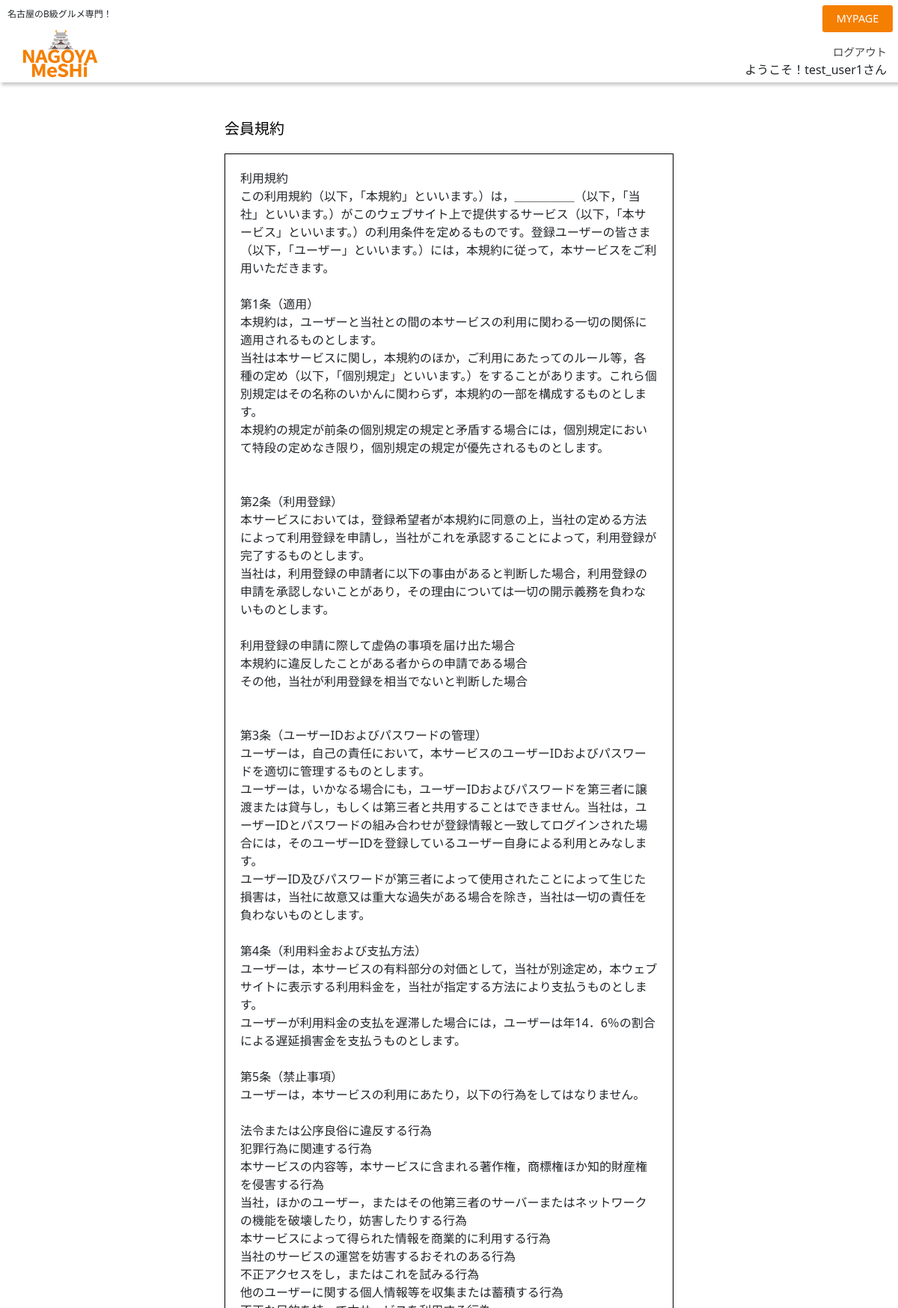
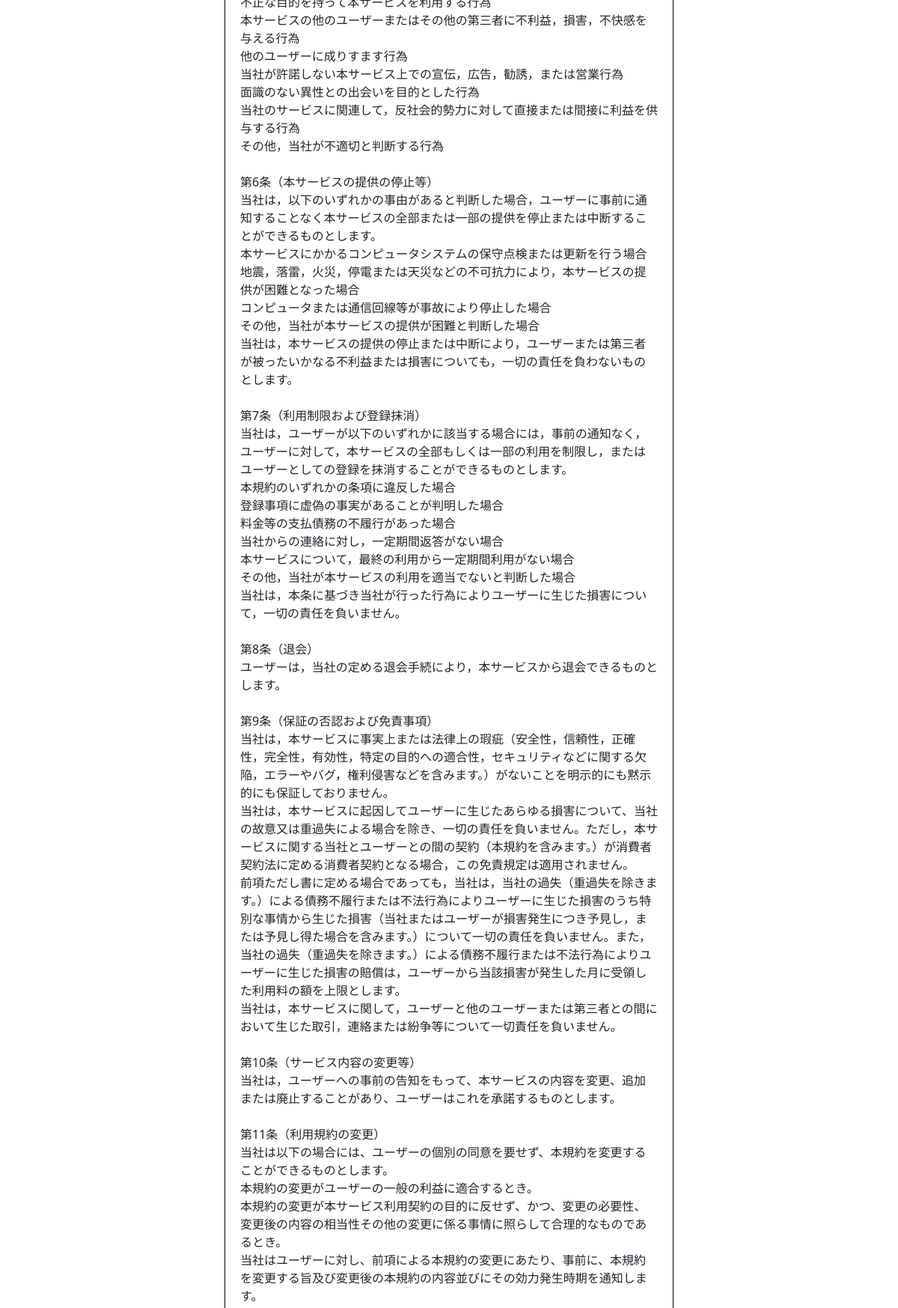
/general/reguration/ (signed in, upper part), run on the app's committed database (2 pictures, top to bottom).
### commondb/models/user.py (models this page shows, shortened)
class User(AbstractUser):
    is_paid_member = models.BooleanField(verbose_name='有料会員', default=False)
    is_manage_member = models.BooleanField(verbose_name='管理者', default=False)
    class Meta:
        verbose_name = 'ユーザー'
        verbose_name_plural = 'ユーザー一覧'

### commondb/models/reguration.py (models this page shows, shortened)
class Reguration(models.Model):
    name = models.CharField(max_length=100,default="", verbose_name="規約名")
    text = models.TextField(max_length=10000,default="", verbose_name="規約本文")

### general/views/reguration_views.py (the view)
# urls.py: path('reguration/', RegTemplateView.as_view(), name="reguration"),
class RegTemplateView(TemplateView):
    model = Reguration
    template_name = 'general/reguration.html'
    def get_context_data(self, **kwargs: Any):
        context = super().get_context_data(**kwargs)
        context['object'] = get_object_or_404(Reguration, pk=1)
        context['previous_page'] = self.request.META.get('HTTP_REFERER', reverse('top'))  # 前のページのURLを取得
        return context

### templates/general/reguration.html (shortened to what this page needs)
{% extends "base.html" %}
{% load bootstrap %}
{% block head %}<link href="https://cdn.jsdelivr.net/npm/bootstrap@5.3.0-alpha3/dist/css/bootstrap.min.css" rel="stylesheet">
{% endblock %}
{% block content %}
<div class="reguration-container">
    <div>
    <h2 class="admi_h2">会員規約</h2>
    </div>
    <div class="reguration">
      <span>
        {{ object.text|linebreaksbr }}
      </span>
    </div>
</div>
{% endblock %}

### templates/base.html (shortened to what this page needs)
{% load static %}
<!DOCTYPE html>
<html lang="ja">
<head>
    <link rel="stylesheet" href="/static/css/stylesheet.css">
    <link rel="stylesheet" href="https://unpkg.com/ress/dist/ress.min.css">
    <link rel="stylesheet" type="text/css" href="https://cdn.jsdelivr.net/npm/slick-carousel@1.8.1/slick/slick.css"/>
    <link rel="stylesheet" type="text/css" href="https://cdn.jsdelivr.net/npm/slick-carousel@1.8.1/slick/slick-theme.css"/>
    {% block head %}{% endblock %}
</head>
<body>
    <header>
        <div class="logo-container">
            <p>名古屋のB級グルメ専門！</p>
            <h1><a href="{% url 'top' %}"><img src="/static/general/images/logo.png" alt="ロゴ"></a></h1>
        </div>
        {% if request.user.is_authenticated %}
        <nav>
            <a class="header_btn" href="{% url 'mypage' pk=user.id %}">MYPAGE</a>
            <a class="logout_link" href="{% url 'logout' %}">ログアウト</a>
            <p>
                ようこそ！{{user.get_username}}さん
            </p>
        </nav>
        {% endif%}
    </header>
    {% block content %}{% endblock %}
</body>
</html>

### static/css/stylesheet.css (style rules this page uses)
body { font-family: 'Hiragino Sans', 'Yu Gothic', 'Arial Narrow', Arial, sans-serif; }
h2 { font-size: 1rem; color: #F57F00; margin-bottom: 5px; font-weight: 600; }
a { color: #444444; text-decoration: none; }
header { display: flex; flex-direction: row; justify-content: space-between; align-items: flex-end; width: 100%; box-shadow: 2px 4px 4px rgba(0, 0, 0, 0.2); }
.logo-container { display: flex; flex-direction: column; align-items: center; padding-left: 5px; padding-top: 5px; font-size: 0.8em; height: 110px; max-width: 100%; max-height: 100%; }
.logo-container>p { display: inline; margin: 0; padding: 5px; font-size: 12px; text-wrap: nowrap; }
.logo-container>h1>a>img { height: 80px; }
header nav { padding-right: 15px; text-align: right; }
header nav>a { text-decoration: none; font-size: 0.9em; color: #444444; padding: 0; }
header nav p { margin-bottom: 5px; }
.header_btn { position: absolute; top: 7px; right: 7px; background-color: #F57F00; color: #FFF; padding: 0.5em 1.3em; border-radius: 3px; }
.admi_h2 { color: #000000; display: inline; font-size: 20px; }
.reguration-container { width: 600px; height: auto; min-height: 500px; margin: 50px auto; }
.reguration { border: 0.8px solid #000000; padding: 20px; margin-top: 20px; }

### data on the page
User: get_username "test_user1"
Reguration: text "利用規約 この利用規約（以下，「本規約」といいます。）は，＿＿＿＿＿（以下，「当社」といいます。）がこのウェブサイト上で提供するサービス（以下，「本サービス」といいます。）の利用条件を定めるものです。登録ユーザーの皆さま（以下，「ユーザー」といいます。）には，本規約に従って，本サービスをご利用いただきます。 第1条（適用） 本規約は，ユーザーと当社との間の本サービスの利用に関わる一切の関係に適用されるものとします。 当社は本サービスに関し，本規約のほか，ご利用にあたってのルール等，各種の定め（以下，「個別規定」といいます。）をすることがあります。これら個別規定はその名称のいかんに関わらず，本規約の一部を構成するものとします。 本規約の規定が前条の個別規定の規定と矛盾する場合には，個別規定において特段の定めなき限り，個別規定の規定が優先されるものとします。 第2条（利用登録） 本サービスにおいては，登録希望者が本規約に同意の上，当社の定める方法によって利用登録を申請し，当社がこれを承認することによって，利用登録が完了するものとします。 当社は，利用登録の申請者に以下の事由があると判断した場合，利用登録の申請を承認しないことがあり，その理由については一切の開示義務を負わないものとします。 利用登録の申請に際して虚偽の事項を届け出た場合 本規約に違反したことがある者からの申請である場合 その他，当社が利用登録を相当でないと判断した場合 第3条（ユーザーIDおよびパスワードの管理） ユーザーは，自己の責任において，本サービスのユーザーIDおよびパスワードを適切に管理するものとします。…"
